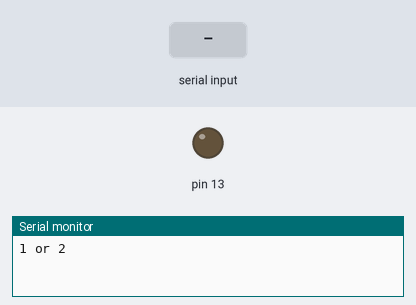
The sketch below on a simulated Arduino Uno, built with avr-gcc and run on an emulated ATmega328P. Shown: output pins drawn as LEDs (lit = HIGH), the last lines printed to the serial monitor. Inputs (shaded band) come from the test bench.

Above: at 1.2 s.
1.3 s: "1\n" received over Serial
At 1.8 s:
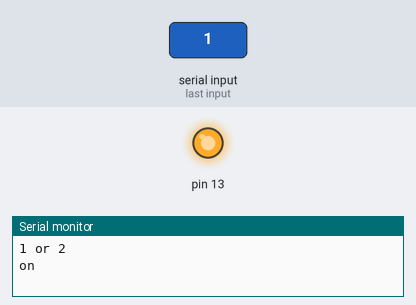
2.8 s: "2\n" received over Serial
At 4.1 s:
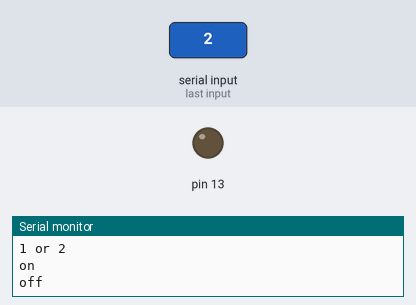
Timing chart, 0 to 5.8 s (numbered marks = the images above; inputs shaded):
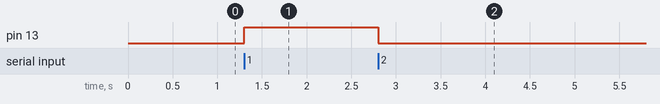

Measured:
- after the input at 1.3 s, pin 13: LOW → HIGH at once
- after the input at 2.8 s, pin 13: HIGH → LOW at once

The sketch:

led_serial_control.ino
```cpp
void setup() {
  // put your setup code here, to run once:
  pinMode(13, OUTPUT);
  Serial.begin(9600);
  while(!Serial);
  Serial.println("1 or 2");
}

void loop() {
  // put your main code here, to run repeatedly:
  if (Serial.available())
  {
    int state = Serial.parseInt();

    if(state ==1 ){
      digitalWrite(13, HIGH);
      Serial.println("on");
    }
    if(state == 2){
      digitalWrite(13,LOW);
      Serial.println("off");
    }
  }
}
```
